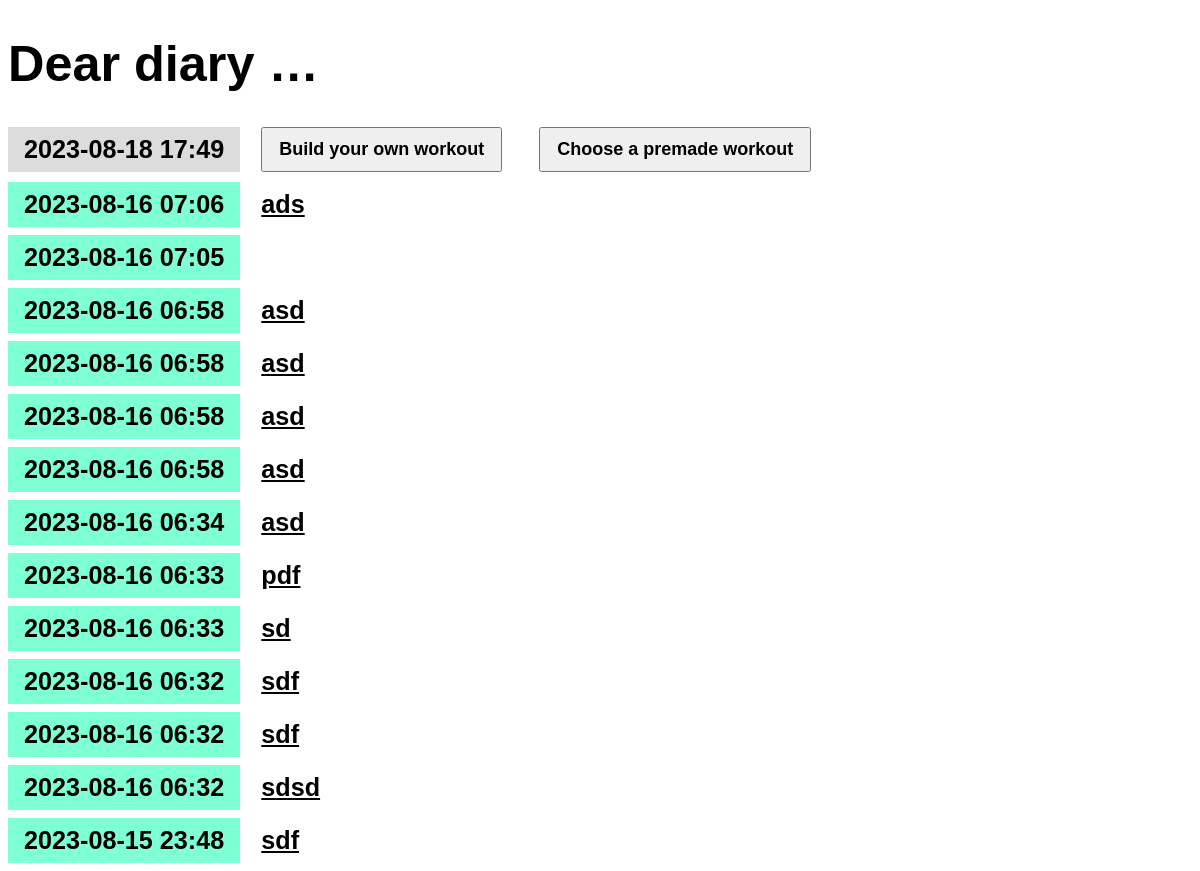
The app's page / (signed in), older data.
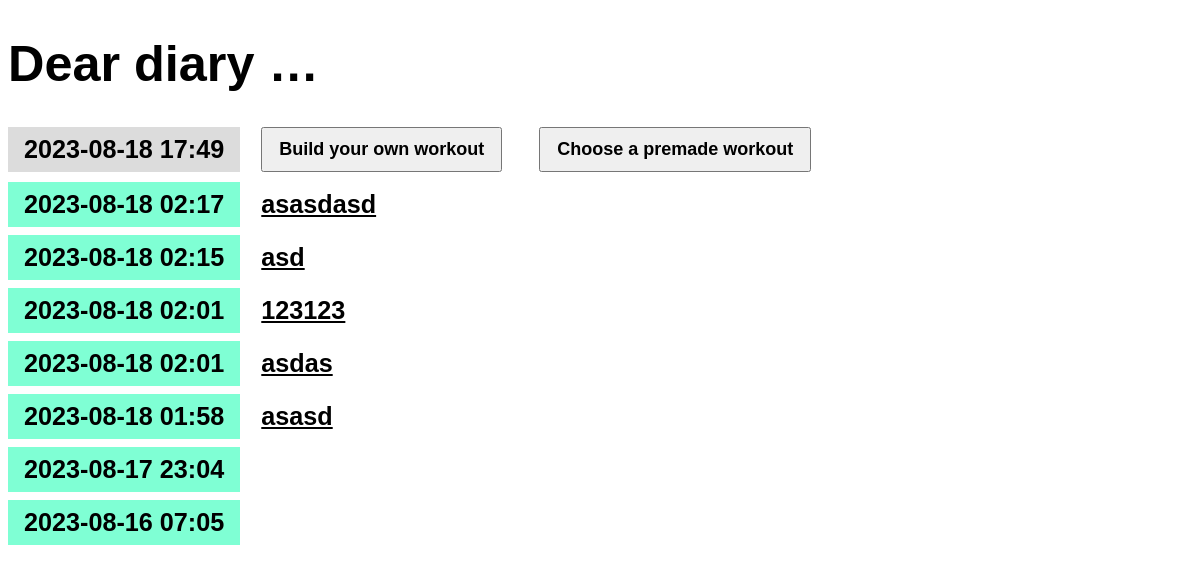
The same page, newer data.
### entries/models.py (models this page shows, shortened)
class Entry(models.Model):
    title = models.CharField(max_length=200)
    content = models.TextField()
    date_created = models.DateTimeField(default=timezone.now)
    class Meta:
        verbose_name_plural = "Entries"

### entries/views.py (the view)
class EntryListView(LockedView, ListView):
    model = Entry
    queryset = Entry.objects.all().order_by("-date_created")

### entries/templates/entries/entry_list.html
{% extends "entries/base.html" %}
{% block content %}
    <article>
        <h2 class="mark">{% now "Y-m-d H:i" %}</em></h2>
        <a href="{% url 'entry-create' %}"><button>Build your own workout</button></a>
        <a href="{% url 'entry-workout' %}"><button>Choose a premade workout</button></a>
    </article>
    {% for entry in entry_list %}
        <article>
            <h2 class="{{ entry.date_created|date:'l' }}">
                {{ entry.date_created|date:'Y-m-d H:i' }}
            </h2>
            <h3>
                <a href="{% url 'entry-detail' entry.id %}">
                    {{ entry.title }}
                </a>
            </h3>
        </article>
    {% endfor %}
{% endblock %}

### entries/templates/entries/base.html (shortened to what this page needs)
{% load static %}
<!DOCTYPE html>
<html lang="en">
<head>
    <link rel="stylesheet" href="{% static 'css/diary.css' %}">
</head>
<body>
    <h1><a href="/">Dear diary …</a></h1>
    {% block content %}{% endblock %}
</body>
</html>

### entries/static/css/diary.css (style rules this page uses)
* { box-sizing: border-box; }
body { font-family: sans-serif; font-size: 18px; }
a { color: inherit; }
h1 { font-size: 2.8em; }
h1 a { text-decoration: none; }
h2, h3 { font-size: 1.4em; margin: 0; display: inline-block; padding: 0.5rem 1rem; vertical-align: top; }
h2 { background-color: aquamarine; }
.mark { background-color: gainsboro; }
article { margin-bottom: 0.5rem; }
button, textarea, input { font-size: inherit; min-height: 2.5em; padding: 0 1rem; }
button, input[type="submit"] { margin: 0 1rem 2px 1rem; cursor: pointer; font-weight: bold; min-width: 8rem; }

Row changes from the older to the newer data that the page shows:
removed Entry: date_created "2023-08-16 07:06", title "ads"
removed Entry: date_created "2023-08-16 06:58", title "asd"
removed Entry: date_created "2023-08-16 06:58", title "asd"
removed Entry: date_created "2023-08-16 06:58", title "asd"
removed Entry: date_created "2023-08-16 06:58", title "asd"
removed Entry: date_created "2023-08-16 06:34", title "asd"
removed Entry: date_created "2023-08-16 06:33", title "pdf"
removed Entry: date_created "2023-08-16 06:33", title "sd"
removed Entry: date_created "2023-08-16 06:32", title "sdf"
removed Entry: date_created "2023-08-16 06:32", title "sdf"
removed Entry: date_created "2023-08-16 06:32", title "sdsd"
removed Entry: date_created "2023-08-15 23:48", title "sdf"
added Entry: date_created "2023-08-18 02:17", title "asasdasd"
added Entry: date_created "2023-08-18 02:15", title "asd"
added Entry: date_created "2023-08-18 02:01", title "123123"
added Entry: date_created "2023-08-18 02:01", title "asdas"
added Entry: date_created "2023-08-18 01:58", title "asasd"
added Entry: date_created "2023-08-17 23:04"
